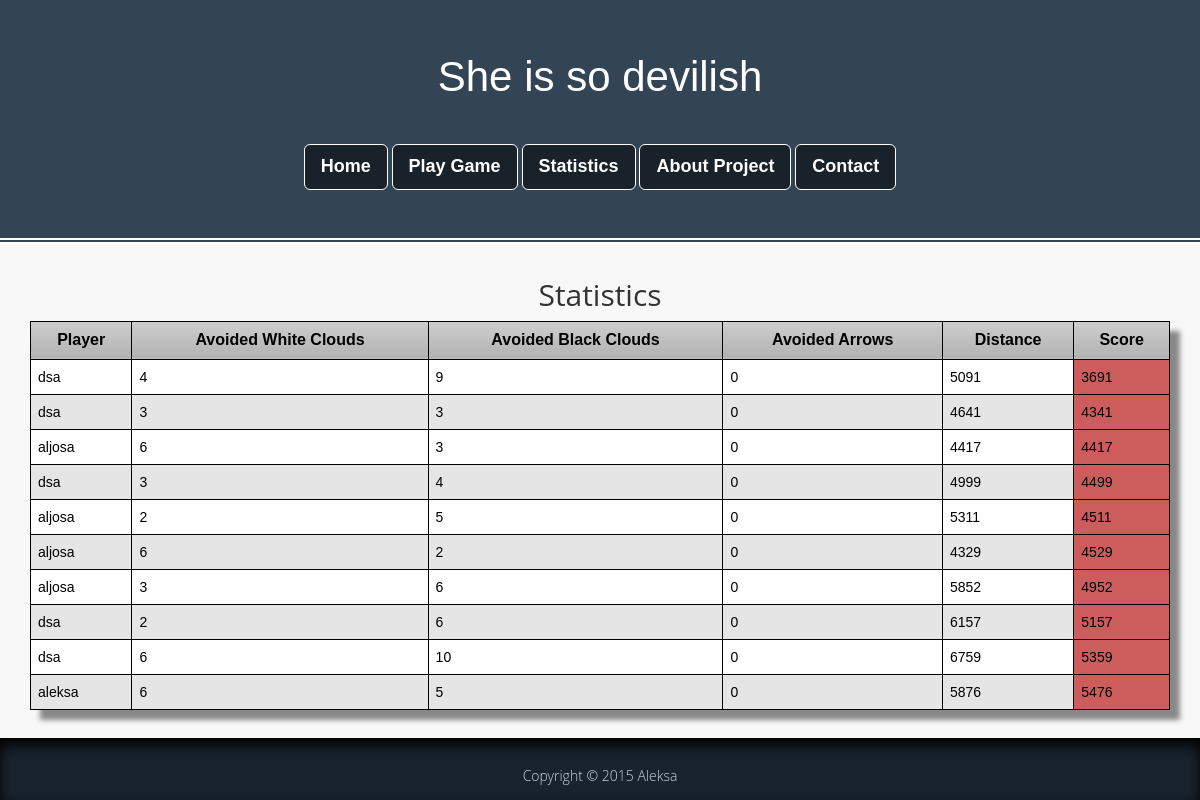
The page /game/statistics.php on the database its author committed.
### tables this page shows
CREATE TABLE IF NOT EXISTS `statistics` (
  `idStatistics` int(11) NOT NULL,
  `player` text NOT NULL,
  `avoidedWhiteClouds` int(11) NOT NULL,
  `avoidedBlackClouds` int(11) NOT NULL,
  `avoidedArrows` int(11) NOT NULL,
  `distance` int(11) NOT NULL,
  `score` int(11) NOT NULL
);

### game/functions/database_functions.php (the view, shortened to what this page needs)
<?php
function connect_to()
{
    if(!@$db = mysqli_connect("localhost", "root", "", "zavrsni_rad"))
    {
        echo 'Database connection error!';
        exit (1);
    }
    mysqli_set_charset($db, "UTF-8");
    return $db;
}
function showStatistics()
{
    $db = connect_to();
    $sql = "SELECT * FROM statistics ORDER BY score";
    $result = mysqli_query($db, $sql);
    $numRows = 0;
    while($row = mysqli_fetch_assoc($result))
    {
        echo "<tr>";
        echo "<td>";
        echo $row['player'];
        echo "</td>";
        echo "<td>";
        echo $row['avoidedWhiteClouds'];
        echo "</td>";
        echo "<td>";
        echo $row['avoidedBlackClouds'];
        echo "</td>";
        echo "<td>";
        echo $row['avoidedArrows'];
        echo "</td>";
        echo "<td>";
        echo $row['distance'];
        echo "</td>";
        echo "<td style='background-color: indianred'>";
        echo $row['score'];
        echo "</td>";
        echo "</tr>";
        $numRows++;
        if($numRows == 10){
            break;
        }
    }
}
?>

### game/statistics.php (shortened to what this page needs)
<!doctype html>
<html>
<head>
    <link href="style/bootstrap.min.css" rel="stylesheet" />
    <link href="style/landing.css" rel="stylesheet" type="text/css" />
    <link href="style/statisticsTable.css" rel="stylesheet" type="text/css" />
</head>
<body>
<header class="jumbotron hero text-center">
    <?php include 'include/menu.php' ?>
</header>
<div class="container section-features">
    <table class="statistics-table">
        <caption><h2>Statistics</h2></caption>
        <tr>
            <td>Player</td>
            <td>Avoided White Clouds</td>
            <td>Avoided Black Clouds</td>
            <td>Avoided Arrows</td>
            <td>Distance</td>
            <td>Score</td>
        </tr>
        <?php
        require 'functions/database_functions.php';
        showStatistics();
        ?>
    </table>
</div>
<footer class="footer text-center">
    Copyright &copy; 2015 Aleksa
</footer>
</body>
</html>

### game/include/menu.php (shortened to what this page needs)
<h1>She is so devilish</h1>
<div>
    <?php
    if(isset($_SESSION['username']))
    {
        echo '<a class="btn btn-lg btn-default header-btn" href="profile.php">Home</a>';
    }
    elseif(!isset($_SESSION['username']))
    {
        echo '<a class="btn btn-lg btn-default header-btn" href="index.php">Home</a>';
    }
    ?>
    <a class="btn btn-lg btn-default header-btn" href="playGame.php">Play Game</a>
    <a class="btn btn-lg btn-default header-btn" href="statistics.php">Statistics</a>
    <a class="btn btn-lg btn-default header-btn" href="about.php">About Project</a>
    <a class="btn btn-lg btn-default header-btn" href="contact.php">Contact</a>
</div>

### game/style/landing.css (style rules this page uses)
html { height: 100%; background: #19232e; box-shadow: inset 0 .5em 1em #000; }
body { font-family: 'Open Sans', Raleway, sans-serif; background: #f8f8f8; }
.jumbotron { font-family: Raleway, sans-serif; font-weight: 300; background: #345 no-repeat center; background-size: cover; color: #fff; border-bottom: 6px double #fff; margin-bottom: 1em; }
.hero h1 { font-size: 3em; line-height: 1.4; margin-top: 0; }
.hero a { color: #fff; font-weight: bold; text-decoration: none; }
.header-btn { font-weight: 300; background: rgba(0, 0, 0, .5); color: #fff; border-color: #fff !important; margin-top: 1.5em; transition: background ease-out 500ms; }
.footer { background: #19232e; box-shadow: inset 0 .5em 1em #000; color: #cfd5db; margin-top: 2em; padding: 2em 0 1em; font-weight: 300; height: auto; }
.container { text-align: center }

### game/style/statisticsTable.css (style rules this page uses)
.statistics-table { margin: 0px; padding: 0px; width: 100%; box-shadow: 10px 10px 5px #888888; border: 1px solid #000000; -moz-border-radius-bottomleft: 0px; -webkit-border-bottom-left-radius: 0px; border-bottom-left-radius: 0px; -moz-border-radius-bottomright: 0px; -webkit-border-bottom-right-radius: 0px; border-bottom-right-radius: 0px; -moz-border-radius-topright: 0px; -webkit-border-top-right-radius: 0px; border-top-right-radius: 0px; -moz-border-radius-topleft: 0px; -webkit-border-top-left-radius: 0px; border-top-left-radius: 0px; }
.statistics-table tr:last-child td:last-child { -moz-border-radius-bottomright: 0px; -webkit-border-bottom-right-radius: 0px; border-bottom-right-radius: 0px; }
.statistics-table tr:last-child td:first-child { -moz-border-radius-bottomleft: 0px; -webkit-border-bottom-left-radius: 0px; border-bottom-left-radius: 0px; }
.statistics-table tr:nth-child(odd) { background-color: #e5e5e5; }
.statistics-table tr:nth-child(even) { background-color: #ffffff; }
.statistics-table td { vertical-align: middle; border: 1px solid #000000; border-width: 0px 1px 1px 0px; text-align: left; padding: 7px; font-size: 14px; font-family: arial; font-weight: normal; color: #000000; }
.statistics-table tr:last-child td { border-width: 0px 1px 0px 0px; }
.statistics-table tr td:last-child { border-width: 0px 0px 1px 0px; }
.statistics-table tr:last-child td:last-child { border-width: 0px 0px 0px 0px; }
.statistics-table tr:first-child td { background: -o-linear-gradient(bottom, #cccccc 5%, #b2b2b2 100%); background: -webkit-gradient(linear, left top, left bottom, color-stop(0.05, #cccccc), color-stop(1, #b2b2b2)); background: -moz-linear-gradient(center top, #cccccc 5%, #b2b2b2 100%); filter: progid:DXImageTransform.Microsoft.gradient(startColorstr="#cccccc", endColorstr="#b2b2b2"); background: -o-linear-gradient(top, #cccccc, b2b2b2); background-color: #cccccc; border: 0px solid #000000; text-align: center; border-width: 0px 0px 1px 1px; font-size: 16px; font-family: arial; font-weight: bold; color: #000000; }
.statistics-table tr:first-child td:first-child { border-width: 0px 0px 1px 0px; }
.statistics-table tr:first-child td:last-child { border-width: 0px 0px 1px 1px; }

### rows shown on the page
statistics: player "dsa", avoidedWhiteClouds "4", avoidedBlackClouds "9", avoidedArrows "0", distance "5091", score "3691"
statistics: player "dsa", avoidedWhiteClouds "3", avoidedBlackClouds "3", avoidedArrows "0", distance "4641", score "4341"
statistics: player "aljosa", avoidedWhiteClouds "6", avoidedBlackClouds "3", avoidedArrows "0", distance "4417", score "4417"
statistics: player "dsa", avoidedWhiteClouds "3", avoidedBlackClouds "4", avoidedArrows "0", distance "4999", score "4499"
statistics: player "aljosa", avoidedWhiteClouds "2", avoidedBlackClouds "5", avoidedArrows "0", distance "5311", score "4511"
statistics: player "aljosa", avoidedWhiteClouds "6", avoidedBlackClouds "2", avoidedArrows "0", distance "4329", score "4529"
statistics: player "aljosa", avoidedWhiteClouds "3", avoidedBlackClouds "6", avoidedArrows "0", distance "5852", score "4952"
statistics: player "dsa", avoidedWhiteClouds "2", avoidedBlackClouds "6", avoidedArrows "0", distance "6157", score "5157"
statistics: player "dsa", avoidedWhiteClouds "6", avoidedBlackClouds "10", avoidedArrows "0", distance "6759", score "5359"
statistics: player "aleksa", avoidedWhiteClouds "6", avoidedBlackClouds "5", avoidedArrows "0", distance "5876", score "5476"
